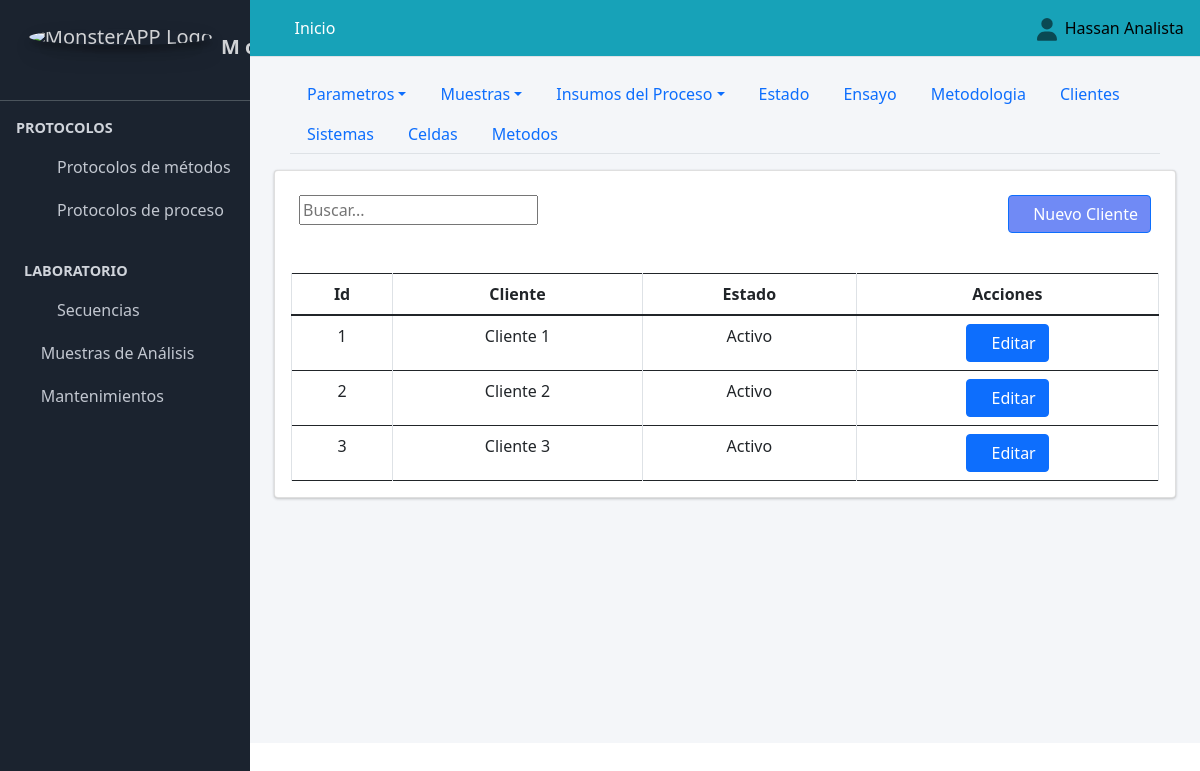
/crear_cliente/ (signed in), run on the app's committed database.
### Aplicaciones/Protocolo_Metodos/models.py (models this page shows, shortened)
class Cliente(models.Model):
    nombre_cliente=models.CharField(verbose_name="Cliente", max_length=90, null=True, blank=False, unique=True)
    class Condicion(models.TextChoices):
        ACTIVO = "Activo", "ACTIVO"
        PASIVO = "Pasivo", "PASIVO"
    condicion=models.CharField(max_length=90, choices=Condicion.choices, default=Condicion.ACTIVO, verbose_name="Condicion")

### Aplicaciones/Protocolo_Metodos/views.py (the view)
# urls.py: path("crear_cliente/", views.crear_cliente, name="crear_cliente"),
@login_required
def crear_cliente(request):
    titulo="Ajustes Protocolo de Métodos/Clientes"
    crear_cliente=Cliente.objects.all()
    if request.method == "POST":
        form = clienteForm(request.POST or None)
        if form.is_valid():
            form.save()
            messages.success(request, "Registro creado satisfactoriamente")
            return redirect("crear_cliente")
        else:
             messages.error(request, "Por favor revisa los datos ingresados")
    else:
        form = clienteForm()
    context={
        "titulo":titulo,
        "form":form,
        "crear_cliente":crear_cliente,
    }
    return render(request, "protocolo_metodos/clientes.html", context)

### Aplicaciones/Protocolo_Metodos/forms.py
class clienteForm(forms.ModelForm):
    class Meta:
        model=Cliente
        exclude=["condicion"]

### MONSTER_APP/templates/protocolo_metodos/clientes.html (shortened to what this page needs)
{% extends "partial/body.html" %}
{% load crispy_forms_tags %}
{% load crispy_forms_filters %}
{% block contenido %}
{% load bootstrap5 %}
{% include "partial/header_configuracion_protocolo_metodos.html" %}
        <div class="container-fluid">
        <div class="card">
          <div class="container-fluid">
            <div class="row">
              <div class="col-md-6">
                <br>
                       <div class="text-right">
            <div class="input-group rounded">
                <input type="search" id="myInput" class="numberinput gj-textbox-md" placeholder="Buscar..." aria-label="Search" aria-describedby="search-addon" />
              </div>
        </div>
                  </div>
                  <div class="col-md-6">
                    <br>
                      <div class="d-grid gap-2 d-md-flex justify-content-md-end">
                        <button class="btn btn-primary" style="background:#486af3c7" data-bs-toggle="modal" data-bs-target="#crear_parametros"><span class="fa fa-plus-circle"></span>Nuevo Cliente</button>
                        </div>
              </div>
              </div>
          </div><br>
            <div class="card-body table-responsive">
              <table class="table  table-bordered display" id="example3">
                <thead class="">
                    <tr class="text-center">
                        <th class="text-center">Id</th>
                        <th class="text-center">Cliente</th>
                        <th class="text-center">Estado</th>
                        <th class="all text-center" >Acciones</th>
                    </tr>
                </thead>
                <tbody id="myTable">
                    {% for item in crear_cliente %}
                    <tr class="text-center">
                        <td class="text-center">{{item.id}}</td>
                        <td class="text-center">{{item.nombre_cliente}}</td>
                        <td class="text-center">{{item.condicion}}</td>
                        <td>
                            <a href="{% url 'editar_cliente' item.pk %}" class="btn btn-primary btn-circle text-center" data-bs-target="#modal_parametros_{{ item.pk }}" data-bs-toggle="modal"><span class="fa fa-edit"></span>Editar</a>
                        </td>
                    </tr>
<div class="modal fade" id="modal_parametros_{{ item.pk }}" tabindex="-1" aria-labelledby="modal_parametros" aria-hidden="true">
  {% endfor%}
</tbody>
</table>
</div>
</div>
</div>
{% endblock contenido %}

### MONSTER_APP/templates/partial/navbar.html (shortened to what this page needs)
{% load static %}
  <nav class="main-header navbar navbar-expand  navbar-info navbar-light" >
    <ul class="navbar-nav">
      <li class="nav-item">
        <a class="nav-link" data-widget="pushmenu" href="#"><i class="fas fa-bars"></i></a>
      </li>
      {% if user.is_authenticated %}
      <li class="nav-item d-none d-sm-inline-block">
        <a href="{% url 'adm_inicio' %}" class="nav-link text-white">Inicio</a>
      </li>
      {% else %}
      <li class="nav-item d-none d-sm-inline-block">
        <a href="" class="nav-link text-white disabled">Inicio</a>
      </li>
      {% endif %}
    </ul>
    <ul class="navbar-nav ml-auto">
      <li class="nav-item dropdown ">
        <a class="nav-link" data-toggle="dropdown" href="#">
        </a>
        {% if user.is_authenticated %}
      </li>
    </ul>
<h7 class="text-black">{{ user.first_name }}&nbsp;&nbsp;</h7>
{% else %}
<a class="text-black" href="{% url 'sign_in' %}">Iniciar sesión</a>
{% endif %}
  </nav>

### data on the page
Cliente: id "1", nombre_cliente "Cliente 1", condicion "Activo"
Cliente: id "2", nombre_cliente "Cliente 2", condicion "Activo"
Cliente: id "3", nombre_cliente "Cliente 3", condicion "Activo"

### other printed values
{{ user.first_name }} "Hassan Analista"
